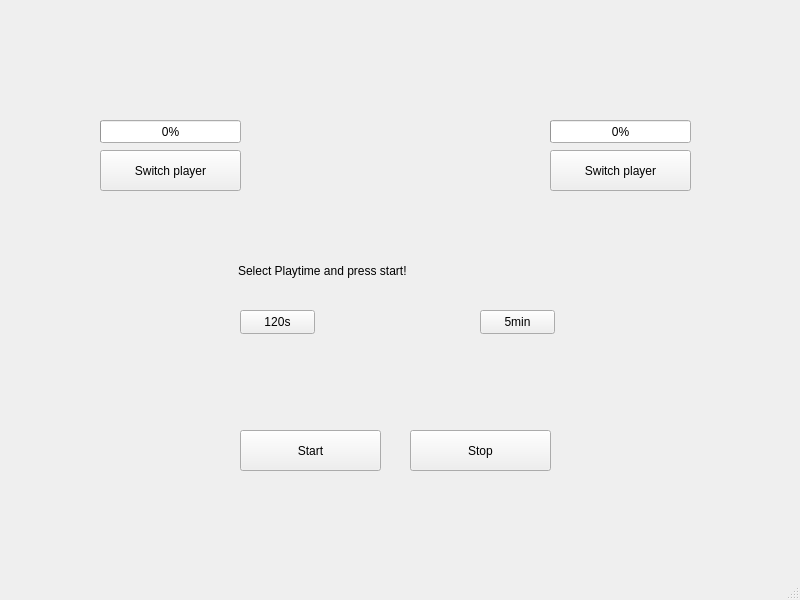
<?xml version="1.0" encoding="UTF-8"?>
<ui version="4.0">
 <class>MainWindow</class>
 <widget class="QMainWindow" name="MainWindow">
  <property name="geometry">
   <rect>
    <x>0</x>
    <y>0</y>
    <width>800</width>
    <height>600</height>
   </rect>
  </property>
  <property name="windowTitle">
   <string>MainWindow</string>
  </property>
  <widget class="QWidget" name="centralwidget">
   <widget class="QPushButton" name="pushButtonP1">
    <property name="geometry">
     <rect>
      <x>100</x>
      <y>150</y>
      <width>141</width>
      <height>41</height>
     </rect>
    </property>
    <property name="text">
     <string>Switch player</string>
    </property>
   </widget>
   <widget class="QLabel" name="label">
    <property name="geometry">
     <rect>
      <x>238</x>
      <y>255</y>
      <width>311</width>
      <height>31</height>
     </rect>
    </property>
    <property name="text">
     <string>Select Playtime and press start!</string>
    </property>
   </widget>
   <widget class="QProgressBar" name="progressBarP1">
    <property name="geometry">
     <rect>
      <x>100</x>
      <y>120</y>
      <width>141</width>
      <height>23</height>
     </rect>
    </property>
    <property name="value">
     <number>0</number>
    </property>
   </widget>
   <widget class="QPushButton" name="pushButtonP2">
    <property name="geometry">
     <rect>
      <x>550</x>
      <y>150</y>
      <width>141</width>
      <height>41</height>
     </rect>
    </property>
    <property name="text">
     <string>Switch player</string>
    </property>
   </widget>
   <widget class="QProgressBar" name="progressBarP2">
    <property name="geometry">
     <rect>
      <x>550</x>
      <y>120</y>
      <width>141</width>
      <height>23</height>
     </rect>
    </property>
    <property name="value">
     <number>0</number>
    </property>
   </widget>
   <widget class="QPushButton" name="pushButtonTime1">
    <property name="geometry">
     <rect>
      <x>240</x>
      <y>310</y>
      <width>75</width>
      <height>24</height>
     </rect>
    </property>
    <property name="text">
     <string>120s</string>
    </property>
   </widget>
   <widget class="QPushButton" name="pushButtonTime2">
    <property name="geometry">
     <rect>
      <x>480</x>
      <y>310</y>
      <width>75</width>
      <height>24</height>
     </rect>
    </property>
    <property name="text">
     <string>5min</string>
    </property>
   </widget>
   <widget class="QPushButton" name="pushButtonStart">
    <property name="geometry">
     <rect>
      <x>240</x>
      <y>430</y>
      <width>141</width>
      <height>41</height>
     </rect>
    </property>
    <property name="text">
     <string>Start</string>
    </property>
   </widget>
   <widget class="QPushButton" name="pushButtonStop">
    <property name="geometry">
     <rect>
      <x>410</x>
      <y>430</y>
      <width>141</width>
      <height>41</height>
     </rect>
    </property>
    <property name="text">
     <string>Stop</string>
    </property>
   </widget>
  </widget>
  <widget class="QMenuBar" name="menubar">
   <property name="geometry">
    <rect>
     <x>0</x>
     <y>0</y>
     <width>800</width>
     <height>22</height>
    </rect>
   </property>
  </widget>
  <widget class="QStatusBar" name="statusbar"/>
 </widget>
 <resources/>
 <connections/>
</ui>
